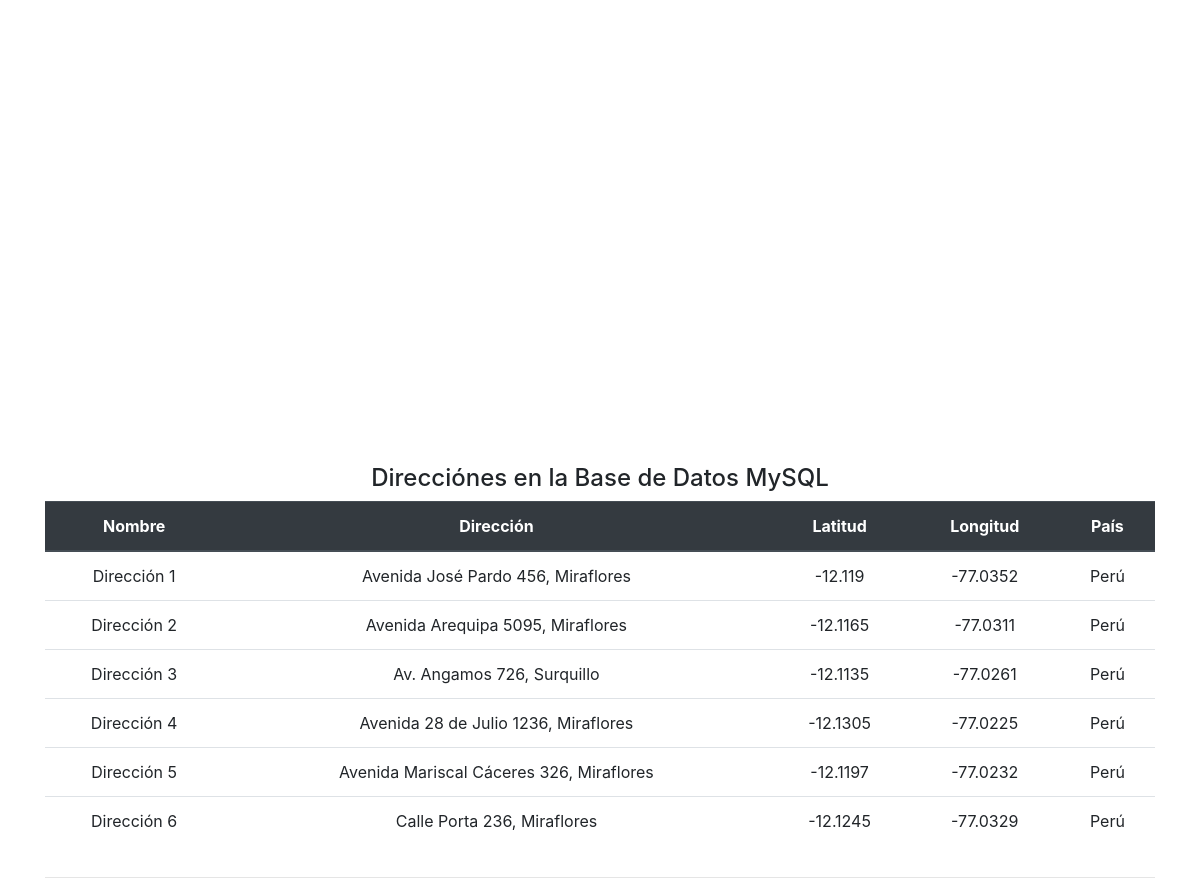
The page / on the database its author committed.
### tables this page shows
CREATE TABLE `google_maps_php_mysql` (
  `id` int(11) NOT NULL,
  `nombre` varchar(100) NOT NULL,
  `direccion` varchar(100) NOT NULL,
  `lat` float NOT NULL,
  `lng` float NOT NULL,
  `pais` varchar(100) NOT NULL
);

### php/app.php (the view, shortened to what this page needs)
<?php
  include('conexion.php');
  $result = mysqli_query($con, "SELECT * FROM google_maps_php_mysql");
  echo "<div class='table-responsive'>";
  echo "<table class='table'>
          <thead class='thead-dark'>
            <tr>
              <th scope='col'>Nombre</th>
              <th scope='col'>Dirección</th>
              <th scope='col'>Latitud</th>
              <th scope='col'>Longitud</th>
              <th scope='col'>País</th>
            </tr>
            </thead>
            <tbody>";
  while ($row = mysqli_fetch_array($result)) {
      echo "<tr>";
      echo "<td scope='col'>" . $row['nombre'] . "</td>";
      echo "<td scope='col'>" . preg_replace('/\\\\u([\da-fA-F]{4})/', '&#x\1;', $row['direccion']) . "</td>";
      echo "<td scope='col'>" . $row['lat'] . "</td>";
      echo "<td scope='col'>" . $row['lng'] . "</td>";
      echo "<td scope='col'>" . $row['pais'] . "</td>";
      echo "</tr>";
  }
  echo "</tbody></table>";
  echo "</div>";
?>

### index.php (shortened to what this page needs)
<!doctype html>
<html lang="es">
  <head>
    <link rel="stylesheet" href="https://stackpath.bootstrapcdn.com/bootstrap/4.3.1/css/bootstrap.min.css">
  </head>
  <body>
    <main role="main">
        <div class="container text-center mt-5">
          <div class="row">
            <div class="col-md-12">
              <div id="mapa"></div>
            </div>
          </div>
          <div class="row mt-3">
            <div class="col-md-12">
              <h2 class="h2s">Direcciónes en la Base de Datos MySQL</h2>
              <?php include('php/app.php'); ?>
            </div>
          </div>
          <hr>
    </main>
  </body>
</html>

### index.php (style rules this page uses)
#mapa { height: 50vh; }
.h2s { font-size: 3vh; }

### rows shown on the page
google_maps_php_mysql: nombre "Dirección 1", direccion "Avenida José Pardo 456, Miraflores", lat "-12.119", lng "-77.0352", pais "Perú"
google_maps_php_mysql: nombre "Dirección 2", direccion "Avenida Arequipa 5095, Miraflores", lat "-12.1165", lng "-77.0311", pais "Perú"
google_maps_php_mysql: nombre "Dirección 3", direccion "Av. Angamos 726, Surquillo", lat "-12.1135", lng "-77.0261", pais "Perú"
google_maps_php_mysql: nombre "Dirección 4", direccion "Avenida 28 de Julio 1236, Miraflores", lat "-12.1305", lng "-77.0225", pais "Perú"
google_maps_php_mysql: nombre "Dirección 5", direccion "Avenida Mariscal Cáceres 326, Miraflores", lat "-12.1197", lng "-77.0232", pais "Perú"
google_maps_php_mysql: nombre "Dirección 6", direccion "Calle Porta 236, Miraflores", lat "-12.1245", lng "-77.0329", pais "Perú"
